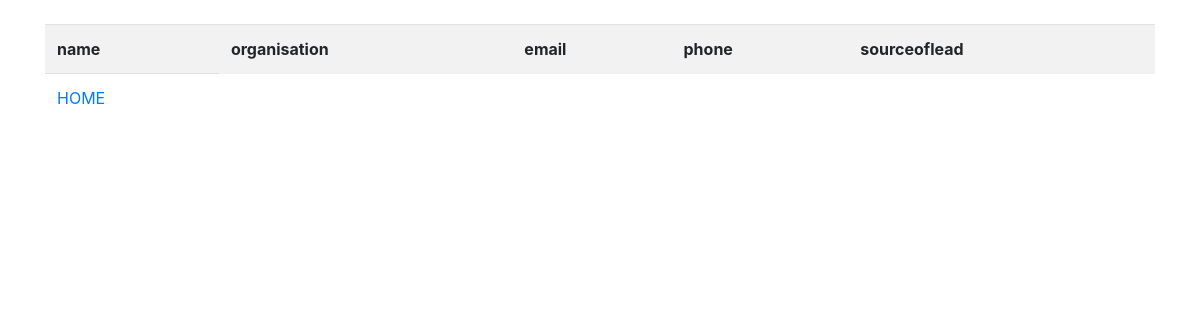
Page /show_leads on the earlier database version.
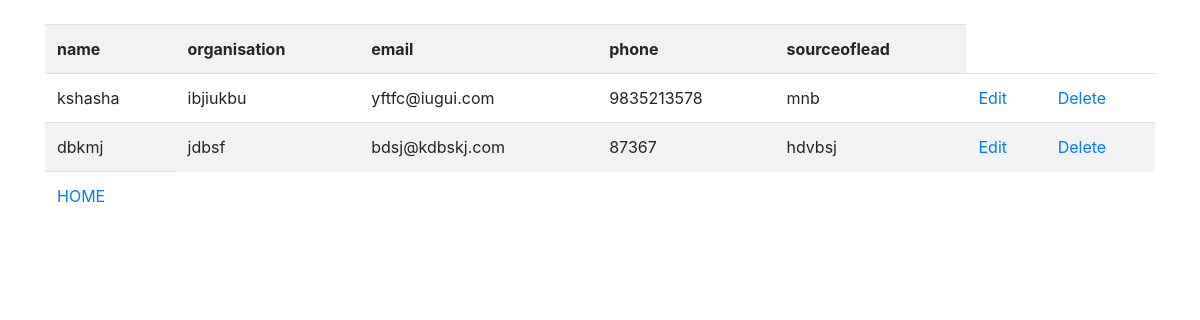
Same page on the later database version.
### myapp/models.py (models this page shows)
class Leads(models.Model):
    lname = models.CharField(max_length=50)
    lorganisation = models.CharField(max_length=50)
    lemail = models.EmailField()
    lphone = models.IntegerField(max_length=12)
    lsourceoflead = models.CharField(max_length=50)

### myapp/views.py (the view)
# urls.py: path('show_leads', views.show_leads),
def show_leads(request):
    leads = Leads.objects.all
    return render(request, 'show_leads.html', {'leads': leads})

### myapp/templates/show_leads.html
{% extends 'base.html' %}
{% block content %}
<table class="table table-striped">
    <tr>
        <th>name</th>
        <th>organisation</th>
        <th>email</th>
        <th>phone</th>
        <th>sourceoflead</th>
    </tr>
    {% for i in leads %}
    <tr>
        <td>{{i.lname}}</td>
        <td>{{i.lorganisation}}</td>
        <td>{{i.lemail}}</td>
        <td>{{i.lphone}}</td>
        <td>{{i.lsourceoflead}}</td>
        <td>
            <a href="edit_leads/{{ i.id }} ">Edit</a>
        </td>
        <td>
            <a href="delete_leads/{{ i.id }} ">Delete</a>
        </td>
    </tr>
    {% endfor %}
    <br>
    <td>
            <a href='/'>HOME</a>
        </td>
</table>
{% endblock %}

Differences in the rows shown:
added Leads: lname "kshasha", lorganisation "ibjiukbu", lemail "yftfc@iugui.com", lphone "9835213578", lsourceoflead "mnb"
added Leads: lname "dbkmj", lorganisation "jdbsf", lemail "bdsj@kdbskj.com", lphone "87367", lsourceoflead "hdvbsj"
